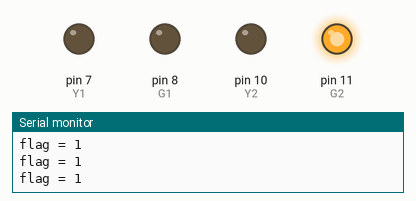
Simulated run of this sketch. Board: Arduino Uno, built with avr-gcc and run on an emulated ATmega328P. On the bench: output pins drawn as LEDs (lit = HIGH), the last lines printed to the serial monitor. Pins used as bus, display or sensor lines are not drawn.

Above: at 13.0 s.
At 28.6 s:
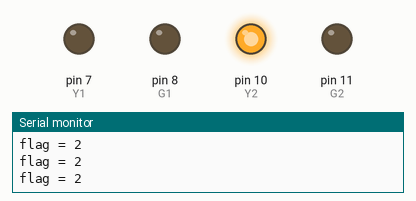
At 44.3 s:
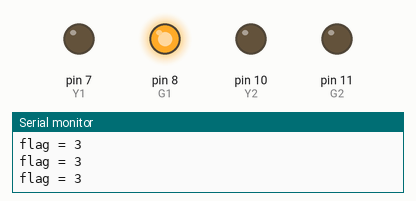
At 60.4 s:
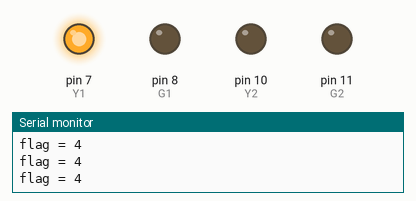
Timing chart, 0 to 82.0 s (numbered marks = the images above):
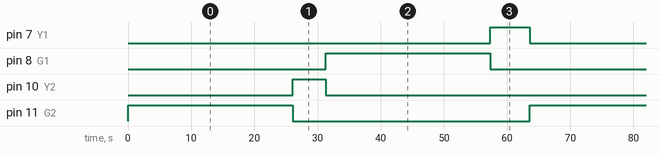

Measured:
- by itself, pin 7 (Y1): alternates HIGH for 6.3 s and LOW for 56.3 s
- by itself, pin 8 (G1): alternates HIGH for 26.1 s and LOW for 36.5 s
- by itself, pin 10 (Y2): alternates HIGH for 5.2 s and LOW for 57.3 s
- by itself, pin 11 (G2): alternates HIGH for 25.5 s and LOW for 37.5 s

The sketch:

Traffic.ino
```cpp
#include <TM1637Display.h>
#define CLK 5     //segment2
#define DIO 4     //segment2
#define CLK 3     //segment1
#define DIO 2     //segment1
#define TEST_DELAY   2000

//Variable Traffic 1
#define R1 6      //LED RED 1
#define Y1 7      //LED YELLOW 1
#define G1 8      //LED GREEN 1

//Variable Traffic 2
#define R2 9      //LED RED 2
#define Y2 10     //LED YELLOW 2
#define G2 11     //LED GREEN 2

TM1637Display display(CLK, DIO);

int counter1 = 30, counter2 = 25;
int flag = 1;

void setup()
{
  //test LED
  //for( int i=6; i<12; i++) {
  //  pinMode(i, OUTPUT);
  //  digitalWrite(i, 1);
  //}

  pinMode(R1, OUTPUT);
  pinMode(Y1, OUTPUT);
  pinMode(G1, OUTPUT);
  pinMode(R2, OUTPUT);
  pinMode(Y2, OUTPUT);
  pinMode(G2, OUTPUT);
  Serial.begin(9600);
}

void loop()
{
  if (flag == 1) {
    Serial.println("flag = 1");
    digitalWrite(R1, 1);
    digitalWrite(Y1, 0);
    digitalWrite(G1, 0);

    digitalWrite(R2, 0);
    digitalWrite(Y2, 0);
    digitalWrite(G2, 1);

    if (counter2 == 0) {
      Serial.println("flag = 1 || ready next loop");
      flag = 2;
      counter2 = 5;
    }
  }
  if (flag == 2) {
    Serial.println("flag = 2");
    digitalWrite(R1, 1);
    digitalWrite(Y1, 0);
    digitalWrite(G1, 0);

    digitalWrite(R2, 0);
    digitalWrite(Y2, 1);
    digitalWrite(G2, 0);

    if ( counter1 == 0 ) {
      Serial.println("flag = 2 || ready next loop");
      counter1 = 25;
      counter2 = 30;
      flag = 3;
    }
  }
  if (flag == 3) {
    Serial.println("flag = 3");
    digitalWrite(R1, 0);
    digitalWrite(Y1, 0);
    digitalWrite(G1, 1);

    digitalWrite(R2, 1);
    digitalWrite(Y2, 0);
    digitalWrite(G2, 0);

    if (counter1 == 0) {
      Serial.println("flag = 3 || ready next loop");
      flag = 4;
      counter1 = 5;
    }
  }
  if (flag == 4) {
    Serial.println("flag = 4");
    digitalWrite(R1, 0);
    digitalWrite(Y1, 1);
    digitalWrite(G1, 0);

    digitalWrite(R2, 1);
    digitalWrite(Y2, 0);
    digitalWrite(G2, 0);
    if ( counter1 == 0 ) {
      Serial.println("flag = 4 || ready next loop");
      flag = 1;
      counter1 = 30;
      counter2 = 25;
    }
  }


  counter1--;
  counter2--;
  delay(1000);
  showSegment1();
  showSegment2();
}
void showSegment1()
{
  TM1637Display display(3, 2);
  display.setBrightness(7);
  // Selectively set different digits
  uint8_t data[] = { 0xff, 0x7f, 0xff, 0xff };
  data[0] = display.encodeDigit(0);
  data[1] = display.encodeDigit(0) | 0x80;
  data[2] = display.encodeDigit((counter1 / 10) % 10);
  data[3] = display.encodeDigit(counter1 % 10);
  display.setSegments(data);
}

void showSegment2()
{
  TM1637Display display(5, 4);
  display.setBrightness(7);
  // Selectively set different digits
  uint8_t data[] = { 0xff, 0x7f, 0xff, 0xff };
  data[0] = display.encodeDigit(0);
  data[1] = display.encodeDigit(0) | 0x80;
  data[2] = display.encodeDigit((counter2 / 10) % 10);
  data[3] = display.encodeDigit(counter2 % 10);
  display.setSegments(data);
}
```
